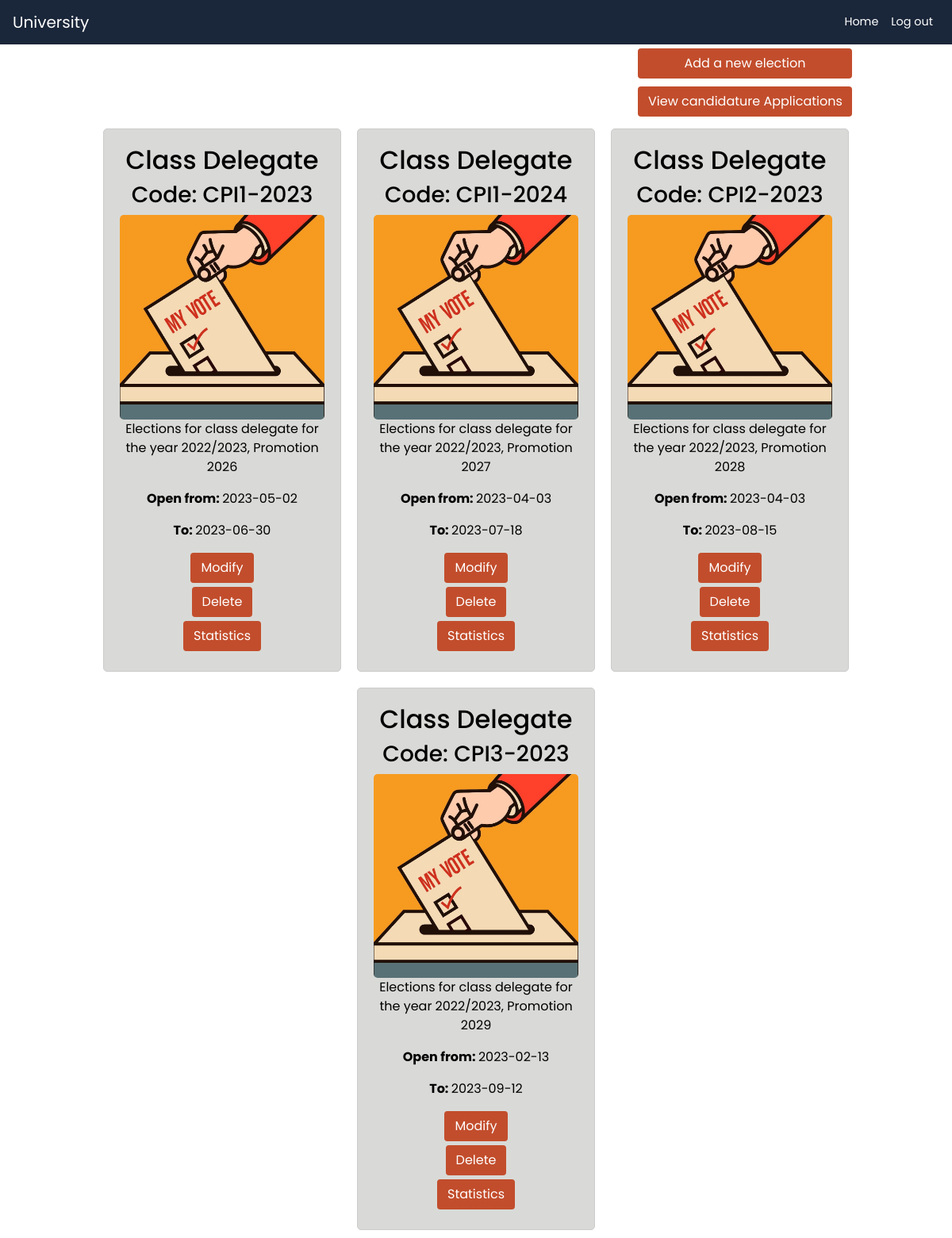
Before: /php/DashboardAdmin.php with the older database file.
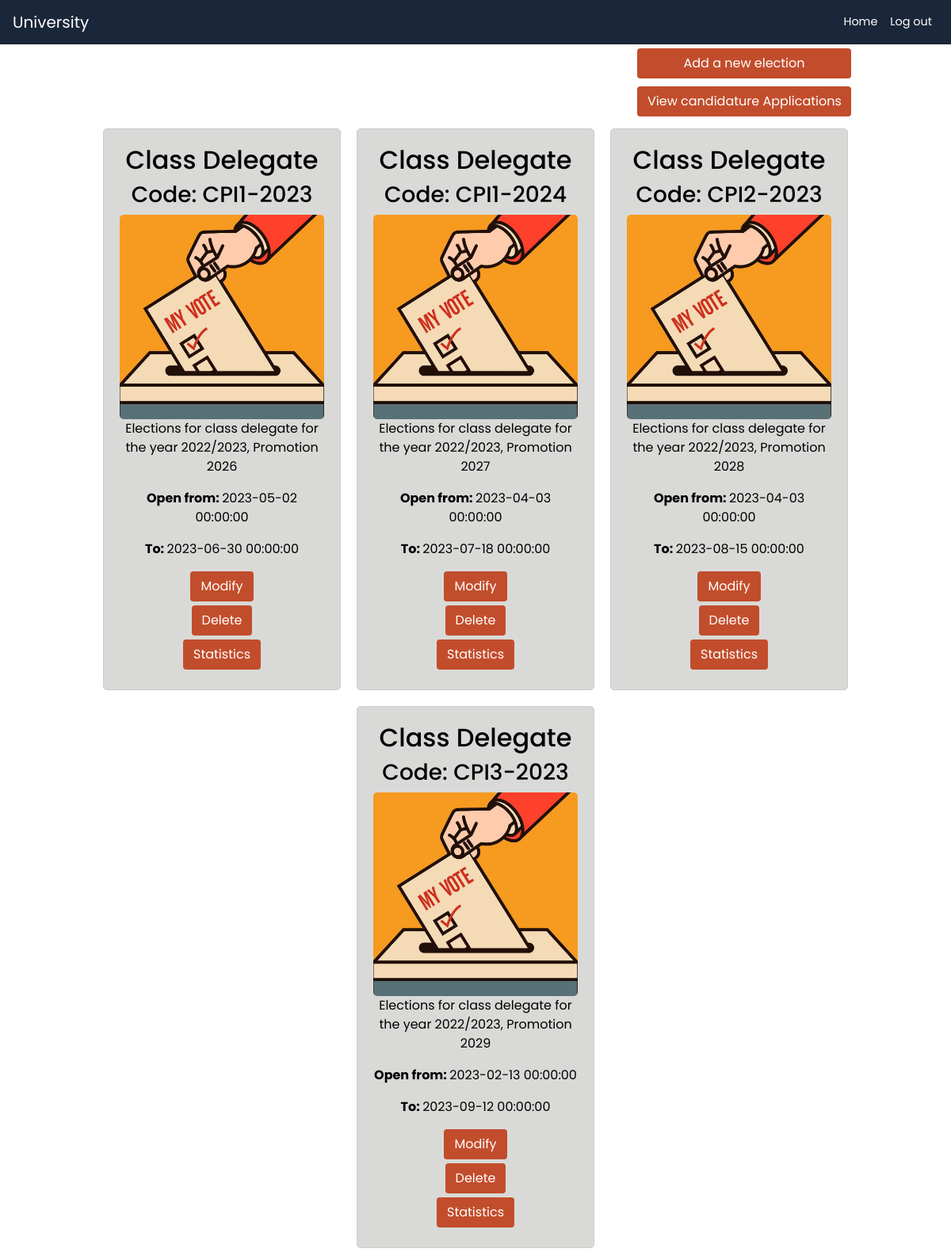
After: the same page with the newer database file.
### tables this page shows
CREATE TABLE Elections (
    election_id VARCHAR(30) NOT NULL PRIMARY KEY,
    title VARCHAR(255) NOT NULL,
    description VARCHAR(255) NOT NULL,
    start_date DATETIME NOT NULL,
    end_date DATETIME NOT NULL,
    CHECK (TIMESTAMPDIFF(DAY, start_date, end_date) >= 0)
);

### php/DashboardAdmin.php (the view, shortened to what this page needs)
<!DOCTYPE html>
<html lang="en">
<head>
    <link rel="stylesheet" href="https://cdn.jsdelivr.net/npm/bootstrap@4.0.0/dist/css/bootstrap.min.css"
>
    <link rel="stylesheet" href="/css/homepage.css">
    <link rel="stylesheet" href="/css/navbar.css">
</head>
<body>
    <div class="page-container">
        <nav class="navbar navbar-expand-lg navbar-light">
            <a class="navbar-brand text-white" href="DashboardAdmin.php">University</a>
            <div class="collapse navbar-collapse" id="navbarSupportedContent">
                <ul class="navbar-nav ml-auto">
                    <li class="nav-item active">
                        <a class="nav-link text-white" href="DashboardAdmin.php">Home</a>
                    </li>
                    <li class="nav-item">
                        <a class="nav-link text-white" href="logOut.php">Log out</a>
                    </li>
                </ul>
            </div>
        </nav>
        <main class="main">
            <form method="POST" action="addElection.php">
                <button type="submit" name="add" class="btn" id="admin_btn">Add a new election</button>
            </form>
            <form method="POST" action="awaiting_candidates.php">
                <button type="submit" name="view_cand" class="btn" id="admin_btn">View candidature Applications</button>
            </form>
            <div class="big-card-container">
                <div class="card-container">
                    <?php
                    $ConnectingDB = $GLOBALS['connexion'];
                    $election = $ConnectingDB->query("SELECT * FROM elections");
                    $datetime = date('Y-m-d H:i:s');
                    while ($e = $election->fetch(PDO::FETCH_ASSOC)) {
                        if ($e["end_date"] < $datetime) {
                            continue;
                        } else {
                            ?>
                            <div class="card">
                                <h2>
                                    <?php echo $e['title']; ?>
                                </h2>
                                <h3>Code:
                                    <?php echo $e["election_id"]; ?>
                                </h3>
                                <img src="../images/vote.jpg" alt="Vote">
                                <p>
                                    <?php echo $e['description']; ?>
                                </p>
                                <p><b>Open from: </b>
                                    <?php echo $e['start_date']; ?>
                                </p>
                                <p><b>To: </b>
                                    <?php echo $e['end_date']; ?>
                                </p>
                                <form method="POST" action="modifyElection.php">
                                    <button type="submit" name="modify" class="btn">Modify</button>
                                </form>
                                <form method="post" action="deleteElection.php">
                                    <button type="submit" id="delete" name="delete" class="btn">Delete</button>
                                </form>
                                <form method="post" action="charts.php">
                                    <button type="submit" id="stat" name="stat" class="btn">Statistics</button>
                                </form>
                            </div>
                        <?php }
                    } ?>
                </div>
            </div>
        </main>
    </div>
</body>
</html>

Changed rows visible on the page:
changed elections "CPI1-2023": start_date "2023-05-02" → "2023-05-02 00:00:00"; end_date "2023-06-30" → "2023-06-30 00:00:00"
changed elections "CPI1-2024": start_date "2023-04-03" → "2023-04-03 00:00:00"; end_date "2023-07-18" → "2023-07-18 00:00:00"
changed elections "CPI2-2023": start_date "2023-04-03" → "2023-04-03 00:00:00"; end_date "2023-08-15" → "2023-08-15 00:00:00"
changed elections "CPI3-2023": start_date "2023-02-13" → "2023-02-13 00:00:00"; end_date "2023-09-12" → "2023-09-12 00:00:00"
